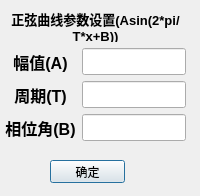
<?xml version="1.0" encoding="UTF-8"?>
<ui version="4.0">
 <class>SinX</class>
 <widget class="QDialog" name="SinX">
  <property name="geometry">
   <rect>
    <x>0</x>
    <y>0</y>
    <width>200</width>
    <height>196</height>
   </rect>
  </property>
  <property name="windowTitle">
   <string>Dialog</string>
  </property>
  <widget class="QWidget" name="gridLayoutWidget">
   <property name="geometry">
    <rect>
     <x>0</x>
     <y>10</y>
     <width>191</width>
     <height>131</height>
    </rect>
   </property>
   <layout class="QGridLayout" name="gridLayout">
    <property name="leftMargin">
     <number>5</number>
    </property>
    <property name="rightMargin">
     <number>5</number>
    </property>
    <item row="2" column="1">
     <widget class="QLineEdit" name="TLineEdit">
      <property name="font">
       <font>
        <pointsize>12</pointsize>
       </font>
      </property>
     </widget>
    </item>
    <item row="3" column="0">
     <widget class="QLabel" name="label_3">
      <property name="font">
       <font>
        <pointsize>12</pointsize>
        <weight>75</weight>
        <bold>true</bold>
       </font>
      </property>
      <property name="text">
       <string>相位角(B)</string>
      </property>
      <property name="alignment">
       <set>Qt::AlignCenter</set>
      </property>
     </widget>
    </item>
    <item row="1" column="1">
     <widget class="QLineEdit" name="ALineEdit">
      <property name="font">
       <font>
        <pointsize>12</pointsize>
       </font>
      </property>
     </widget>
    </item>
    <item row="3" column="1">
     <widget class="QLineEdit" name="BLineEdit">
      <property name="font">
       <font>
        <pointsize>12</pointsize>
       </font>
      </property>
     </widget>
    </item>
    <item row="2" column="0">
     <widget class="QLabel" name="label_2">
      <property name="font">
       <font>
        <pointsize>12</pointsize>
        <weight>75</weight>
        <bold>true</bold>
       </font>
      </property>
      <property name="text">
       <string>周期(T)</string>
      </property>
      <property name="alignment">
       <set>Qt::AlignCenter</set>
      </property>
     </widget>
    </item>
    <item row="1" column="0">
     <widget class="QLabel" name="label">
      <property name="font">
       <font>
        <pointsize>12</pointsize>
        <weight>75</weight>
        <bold>true</bold>
       </font>
      </property>
      <property name="text">
       <string>幅值(A)</string>
      </property>
      <property name="alignment">
       <set>Qt::AlignCenter</set>
      </property>
     </widget>
    </item>
    <item row="0" column="0" colspan="2">
     <widget class="QLabel" name="label_4">
      <property name="sizePolicy">
       <sizepolicy hsizetype="Preferred" vsizetype="Preferred">
        <horstretch>0</horstretch>
        <verstretch>0</verstretch>
       </sizepolicy>
      </property>
      <property name="font">
       <font>
        <pointsize>10</pointsize>
        <weight>75</weight>
        <bold>true</bold>
       </font>
      </property>
      <property name="acceptDrops">
       <bool>false</bool>
      </property>
      <property name="text">
       <string>正弦曲线参数设置(Asin(2*pi/T*x+B))</string>
      </property>
      <property name="alignment">
       <set>Qt::AlignCenter</set>
      </property>
      <property name="wordWrap">
       <bool>true</bool>
      </property>
     </widget>
    </item>
   </layout>
  </widget>
  <widget class="QPushButton" name="SinBtn">
   <property name="geometry">
    <rect>
     <x>50</x>
     <y>160</y>
     <width>75</width>
     <height>23</height>
    </rect>
   </property>
   <property name="text">
    <string>确定</string>
   </property>
  </widget>
 </widget>
 <resources/>
 <connections/>
</ui>
